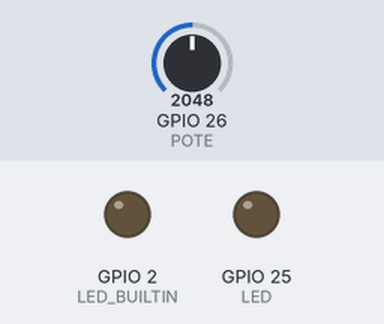
This sketch was run on a simulated ESP32. Parts: output pins drawn as LEDs (lit = HIGH). Dashed ring = blinking. The test bench sets the inputs (shaded band); at power-on: GPIO 26 (POTE) = 2048. What the sketch prints to the serial monitor is not drawn.

Above: at 0.0 s.
At 8.35 s:
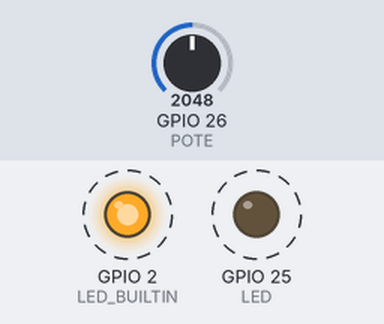
8.8 s: GPIO 26 (POTE) set to 1064
11.8 s: GPIO 26 (POTE) set to 931
Timing chart, 0 to 20.8 s (numbered marks = the images above; inputs shaded):
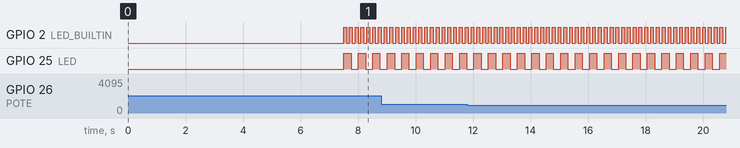

Measured:
- by itself, GPIO 2 (LED_BUILTIN): alternates HIGH for 0.10 s and LOW for 0.10 s
- by itself, GPIO 25 (LED): alternates HIGH for 0.25 s and LOW for 0.25 s

The sketch:

Tareas1.ino
```cpp
/*
 * Programa básico para implementación de múltiples tareas en freeRTOS
 * utilizando un sistema embebido ESP32 Devkit V1 DOIT
 * Autor: Sangiovanni, Dante
 * Fecha: 09/09/2021
 * Modoficado por: -
 * Fecha: -
*/

///////////////////////////////////////////// VSCODE //////////////////////////////////////////////////////
#include "Arduino.h"

#include "config.h"
#include "task.h"

/////////////////////////////////////////// CONFIGURACIONES //////////////////////////////////////////////////////
void setup()
{
  Serial.begin(115200);
  delay(2500);

  Serial.println("Iniciando sistema operativo en tiempo real..");
  Serial.println("Creando tareas..");
  delay(5000);

  xTaskCreatePinnedToCore(TaskBlink, "TaskBlink", 1024, NULL, 2, NULL, ARDUINO_RUNNING_CORE);

  xTaskCreatePinnedToCore(
      TaskAnalogRead, "AnalogRead", 1024 // Stack size
      ,
      NULL, 1 // Priority
      ,
      NULL, ARDUINO_RUNNING_CORE);

  xTaskCreatePinnedToCore(
      Tarea1, "Tarea1" // A name just for humans
      ,
      1024 // This stack size can be checked & adjusted by reading the Stack Highwater
      ,
      NULL, 3 // Priority, with 3 (configMAX_PRIORITIES - 1) being the highest, and 0 being the lowest.
      ,
      NULL, ARDUINO_RUNNING_CORE);

  xTaskCreatePinnedToCore(
      Tarea2, "Tarea2" // A name just for humans
      ,
      1024 // This stack size can be checked & adjusted by reading the Stack Highwater
      ,
      NULL, 3 // Priority, with 3 (configMAX_PRIORITIES - 1) being the highest, and 0 being the lowest.
      ,
      NULL, ARDUINO_RUNNING_CORE);

  xTaskCreatePinnedToCore(
      TareaLedExterno, "TareaLedExterno" // A name just for humans
      ,
      1024 // This stack size can be checked & adjusted by reading the Stack Highwater
      ,
      NULL, 3 // Priority, with 3 (configMAX_PRIORITIES - 1) being the highest, and 0 being the lowest.
      ,
      NULL, ARDUINO_RUNNING_CORE);

  // Now the task scheduler, which takes over control of scheduling individual tasks, is automatically started.
}

///////////////////////////////////// BUCLE (SIN USO EN RTOS) ///////////////////////////////////////////////////
void loop()
{
  // Empty. Things are done in Tasks.
  Serial.println("---> Soy el loop !");
}

///////////////////////////////////// FIN DEL PROGRAMA ///////////////////////////////////////////////////
```

task.h
```cpp
#include "config.h"

///////////////////////////////////// PROTOTIPOS DE LAS TAREAS ////////////////////////////////////////////////
void TaskBlink( void *pvParameters );
void TaskAnalogRead( void *pvParameters );
void Tarea1( void *pvParameters );
void Tarea2( void *pvParameters );
void TareaLedExterno( void *pvParameters );
```

task.cpp
```cpp
#include "Arduino.h"
#include "task.h"

///////////////////////////////////// DEFINICIÓN DE LAS TAREAS ///////////////////////////////////////////////////
void Tarea1(void *pvParameters)  // This is a task.
{
  (void) pvParameters;

  Serial.println("Iniciando la tarea 1");

  for (;;)
  {
    Serial.println("--->                            Soy la tarea 1");
    vTaskDelay(1000);  // one tick delay (15ms) in between reads for stability
  }
}

void Tarea2(void *pvParameters)  // This is a task.
{
  (void) pvParameters;

  Serial.println("Iniciando la tarea 2");

  for (;;)
  {
    Serial.println("--->                                                    Soy la tarea 2");
    vTaskDelay(1500);  // one tick delay (15ms) in between reads for stability
  }
}

void TaskBlink(void *pvParameters)  // This is a task.
{
  (void) pvParameters;

  pinMode(LED_BUILTIN, OUTPUT);

  for (;;) // A Task shall never return or exit.
  {
    digitalWrite(LED_BUILTIN, HIGH);   // turn the LED on (HIGH is the voltage level)
    vTaskDelay(100);  // one tick delay (15ms) in between reads for stability
    digitalWrite(LED_BUILTIN, LOW);    // turn the LED off by making the voltage LOW
    vTaskDelay(100);  // one tick delay (15ms) in between reads for stability
  }
}

void TareaLedExterno(void *pvParameters)  // This is a task.
{
  (void) pvParameters;

  pinMode(LED, OUTPUT);

  for (;;) // A Task shall never return or exit.
  {
    digitalWrite(LED, HIGH);   // turn the LED on (HIGH is the voltage level)
    vTaskDelay(250);  // one tick delay (15ms) in between reads for stability
    digitalWrite(LED, LOW);    // turn the LED off by making the voltage LOW
    vTaskDelay(250);  // one tick delay (15ms) in between reads for stability
  }
}

void TaskAnalogRead(void *pvParameters)  // This is a task.
{
  (void) pvParameters;

  for (;;)
  {

    int sensorValue = analogRead(POTE);

    Serial.print("---> Potenciometro: ");
    Serial.println(sensorValue);
    vTaskDelay(100);
  }
}
```

config.h
```cpp
/////////////////////////////////////////// DEFINICIONES //////////////////////////////////////////////////////
#if CONFIG_FREERTOS_UNICORE
#define ARDUINO_RUNNING_CORE 0
#else
#define ARDUINO_RUNNING_CORE 1
#endif

#ifndef LED_BUILTIN
#define LED_BUILTIN 2
#endif

#define POTE 26
#define LED 25
```
